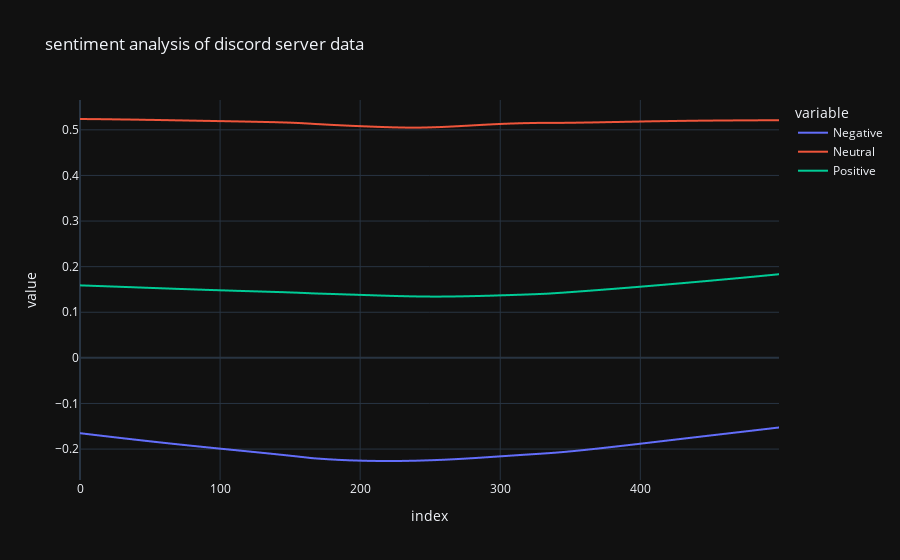

Notebook code cell kept with this figure:
### Code cell
fig = px.scatter(df, trendline="lowess",template = "plotly_dark",
                title="sentiment analysis of discord server data")
fig.data = [t for t in fig.data if t.mode == "lines"]
fig.update_traces(showlegend=True) #trendlines have showlegend=False by default
fig.show()

### Figure 1 — Plotly figure (JSON) as saved in the notebook; plotly's stock layout.template omitted (floating-point values rounded to 4 significant figures; data arrays with more than 128 entries replaced by an {"elided": "..."} marker saying what was removed)
{"data": [{"hovertemplate": "<b>LOWESS trendline</b><br><br>variable=Negative<br>index=%{x}<br>value=%{y} <b>(trend)</b><extra></extra>", "legendgroup": "Negative", "marker": {"color": "#636efa", "symbol": "circle"}, "mode": "lines", "name": "Negative", "showlegend": true, "type": "scattergl", "x": {"elided": "500 int values"}, "xaxis": "x", "y": {"elided": "500 float values"}, "yaxis": "y"}, {"hovertemplate": "<b>LOWESS trendline</b><br><br>variable=Neutral<br>index=%{x}<br>value=%{y} <b>(trend)</b><extra></extra>", "legendgroup": "Neutral", "marker": {"color": "#EF553B", "symbol": "circle"}, "mode": "lines", "name": "Neutral", "showlegend": true, "type": "scattergl", "x": {"elided": "500 int values"}, "xaxis": "x", "y": {"elided": "500 float values"}, "yaxis": "y"}, {"hovertemplate": "<b>LOWESS trendline</b><br><br>variable=Positive<br>index=%{x}<br>value=%{y} <b>(trend)</b><extra></extra>", "legendgroup": "Positive", "marker": {"color": "#00cc96", "symbol": "circle"}, "mode": "lines", "name": "Positive", "showlegend": true, "type": "scattergl", "x": {"elided": "500 int values"}, "xaxis": "x", "y": {"elided": "500 float values"}, "yaxis": "y"}], "layout": {"legend": {"title": {"text": "variable"}, "tracegroupgap": 0}, "title": {"text": "sentiment analysis of discord server data"}, "xaxis": {"anchor": "y", "domain": [0, 1], "title": {"text": "index"}}, "yaxis": {"anchor": "x", "domain": [0, 1], "title": {"text": "value"}}}}
